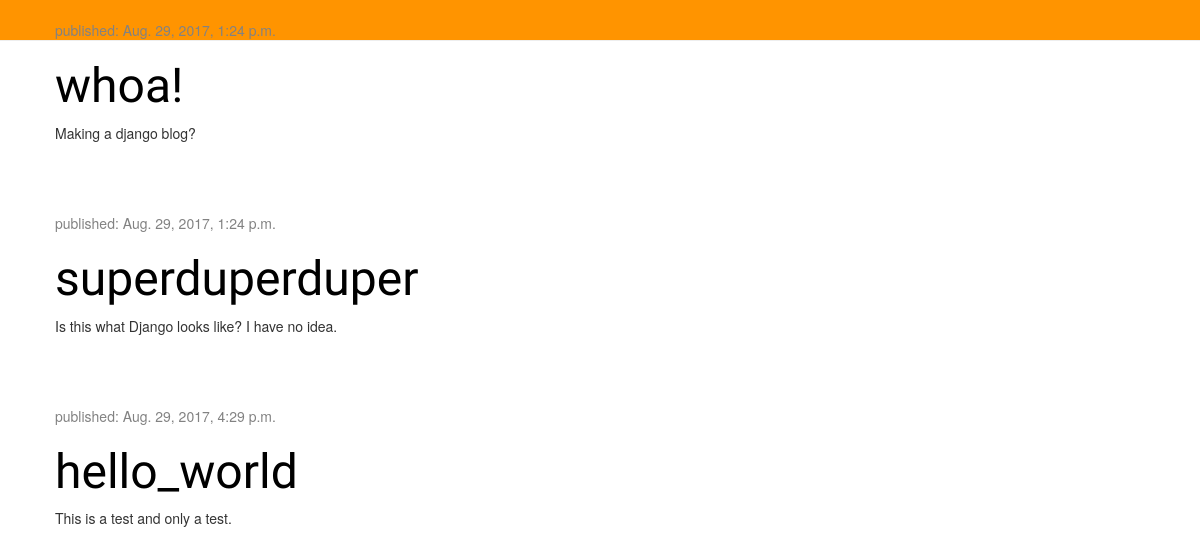
Before: / with the older database file.
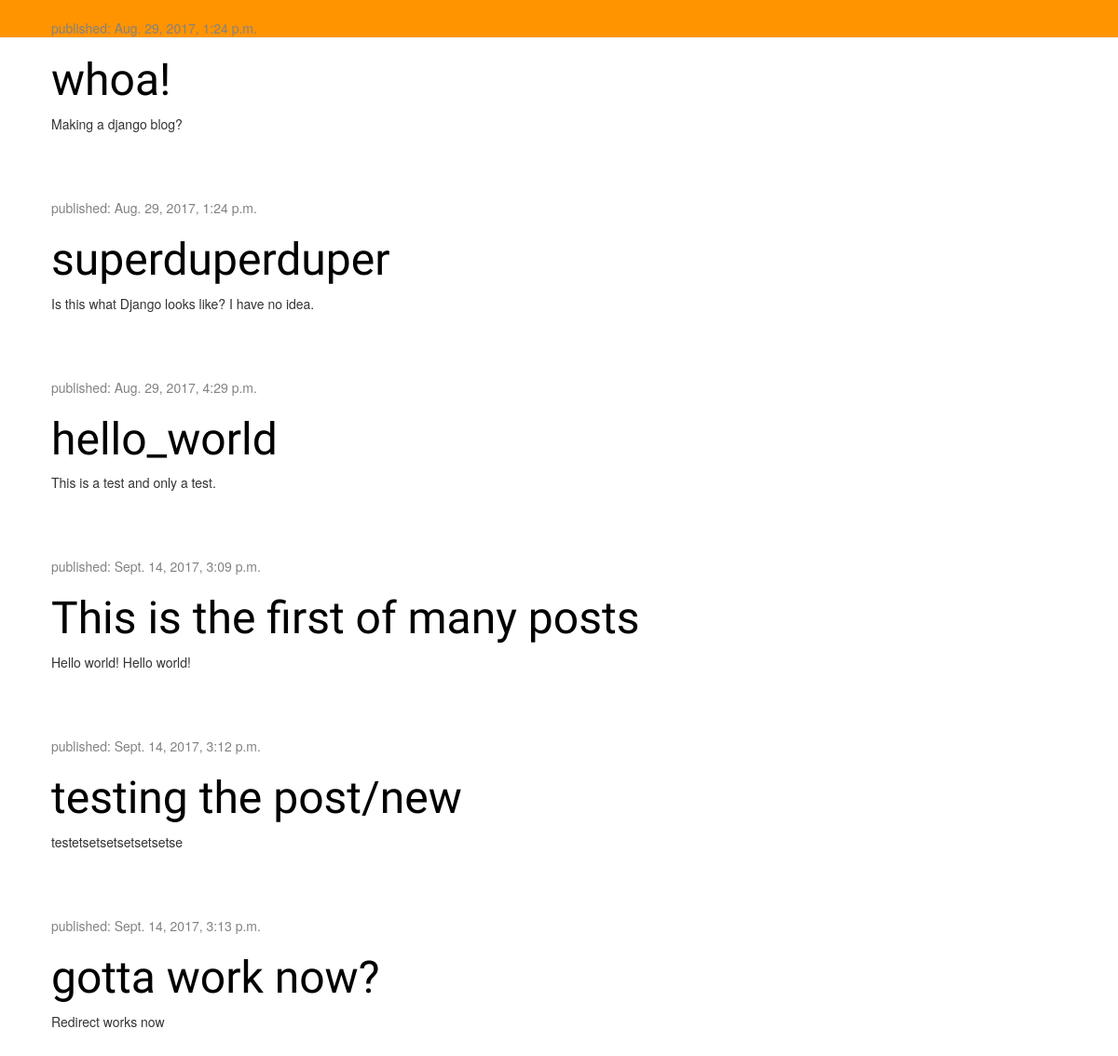
After: the same page with the newer database file.
### blog/models.py (models this page shows, shortened)
class Post(models.Model):
    author = models.ForeignKey('auth.User')
    title = models.CharField(max_length=200)
    text = models.TextField()
    created_date = models.DateTimeField(
            default=timezone.now)
    published_date = models.DateTimeField(
            blank=True, null=True)

### blog/views.py (the view)
# urls.py: url(r'^$', views.post_list, name='post_list'),
def post_list(request):
	posts = Post.objects.filter(published_date__lte=timezone.now()).order_by('published_date')
	return render(request, 'blog/post_list.html', {'posts':posts})

### blog/templates/blog/post_list.html
{% extends 'blog/base.html' %}
{% block content %}
	{% for post in posts %}
	    <div class="post">
	        <div class="date">
	            <p>published: {{ post.published_date }}</p>
	        </div>
	        <h1><a href="{% url 'post_detail' pk=post.pk %}">{{ post.title }}</a></h1>
	        <p>{{ post.text|linebreaksbr }}</p>
	    </div>
	{% endfor %}
{% endblock %}

### blog/templates/blog/base.html (shortened to what this page needs)
{% load staticfiles %}
<html>
    <head>
        <link rel="stylesheet" href="//maxcdn.bootstrapcdn.com/bootstrap/3.2.0/css/bootstrap.min.css">
		<link rel="stylesheet" href="//maxcdn.bootstrapcdn.com/bootstrap/3.2.0/css/bootstrap-theme.min.css">
		<link rel="stylesheet" href="{% static 'css/blog.css' %}">
    </head>
    <body>
        <div class="page-header">
	            <div class="col-md-8">
	            {% block content %}
	            {% endblock %}
	            </div>
	        </div>
    </body>
</html>

### blog/static/css/blog.css (style rules this page uses)
.page-header { background-color: #ff9400; margin-top: 0; padding: 20px 20px 20px 40px; }
.page-header h1, .page-header h1 a, .page-header h1 a:visited, .page-header h1 a:active { color: #ffffff; font-size: 36pt; text-decoration: none; }
h1, h2, h3, h4 { font-family: 'Lobster', cursive; }
.date { color: #828282; }
.post { margin-bottom: 70px; }
.post h1 a, .post h1 a:visited { color: #000000; }

Changed rows visible on the page:
added Post: published_date "Sept. 14, 2017, 3:09 p.m.", title "This is the first of many posts", text "Hello world! Hello world!"
added Post: published_date "Sept. 14, 2017, 3:12 p.m.", title "testing the post/new", text "testetsetsetsetsetsetse"
added Post: published_date "Sept. 14, 2017, 3:13 p.m.", title "gotta work now?", text "Redirect works now"
